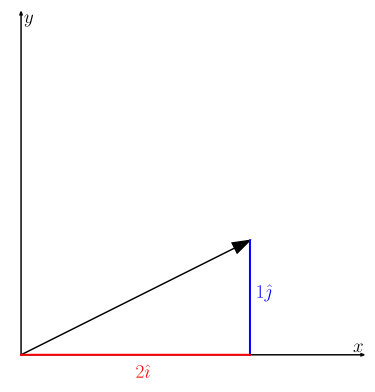

Recreate this plot in Python.
import matplotlib.pyplot as plt
import numpy as np

plt.rcParams['text.usetex'] = True
plt.rcParams['font.family'] = 'Computer Modern'

fig, ax = plt.subplots()

ax.set_xlim(-0.1, 3)
ax.set_ylim(-0.1, 3)
ax.set_box_aspect(1)

ax.arrow(0, 0, 0, 3, head_width = 0.02, length_includes_head=True, color='black')

ax.text(0.025, 2.9, '$y$', size='x-large')

ax.arrow(0, 0, 3, 0, head_width = 0.02, length_includes_head=True, color='black')

ax.text(2.9, 0.025, '$x$', size='x-large')

plt.arrow(0, 0, 2, 1, head_width=0.1, color='black', length_includes_head=True)

y = np.linspace(0, 1, 100)
x = np.full_like(y, 2)

plt.plot(x, y, color='blue')
plt.text(2.05, 0.5, "$1\hat{\jmath}$", color='blue', size='x-large')

x = np.linspace(0, 2, 100)
y = np.full_like(x, 0)

plt.plot(x, y, color='red')
plt.text(1, -0.2, "$2\hat{\imath}$", color='red', size='x-large')

ax.set_axis_off()

plt.savefig('vectorUnits.svg', bbox_inches='tight')

plt.show()
